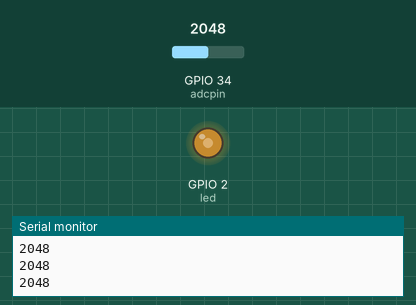
Simulated run of this sketch. Board: ESP32. Parts: output pins drawn as LEDs (lit = HIGH), the last lines printed to the serial monitor. Inputs (shaded band) come from the test bench; at power-on: GPIO 34 (adcpin) = 2048.

Above: at 1.8 s.
1.9 s: GPIO 34 (adcpin) set to 2866
At 2.4 s:
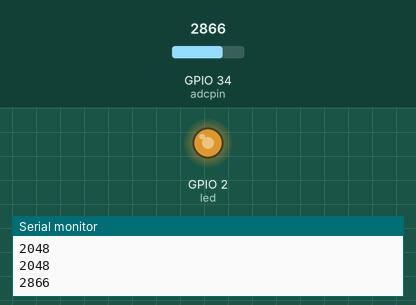
3.5 s: GPIO 34 (adcpin) set to 3603
At 4.7 s:
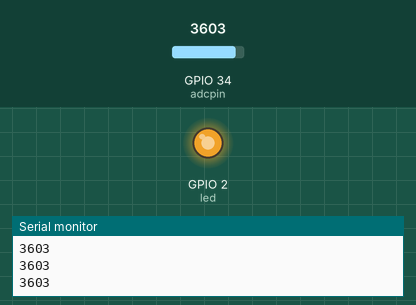
5.0 s: GPIO 34 (adcpin) set to 491
At 6.0 s:
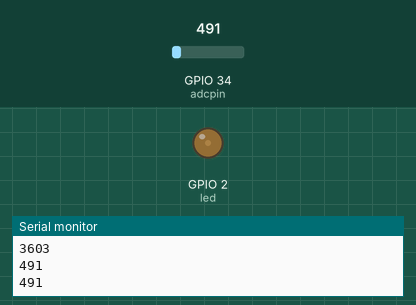
Timing chart, 0 to 8.0 s (numbered marks = the images above; inputs shaded):
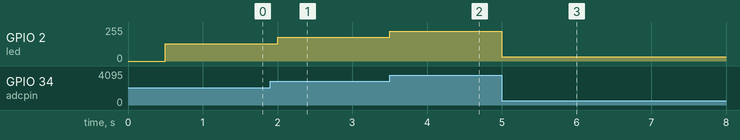

The sketch:

ADC_PWM.ino
```cpp
const int adcpin=34;
const int led=2; //built-in LED

int freq=1000; //PWM 設定頻率
int res=12; //解析度 order 2^12=4096
int val=0;

void setup() {
  Serial.begin(115200);

  ledcAttach(led, freq, res); //這支腳位就能當 PWM輸出;
}

void loop() {
  delay(500);
  val=analogRead(adcpin);

  ledcWrite(led, val);


  Serial.println(val);


}
```

Measured:
- after the input at 1.9 s, GPIO 2 (led): 128/255 → 178/255 after 0.10 s
- after the input at 3.5 s, GPIO 2 (led): 178/255 → 224/255 at once
- after the input at 5.0 s, GPIO 2 (led): 224/255 → 31/255 at once
